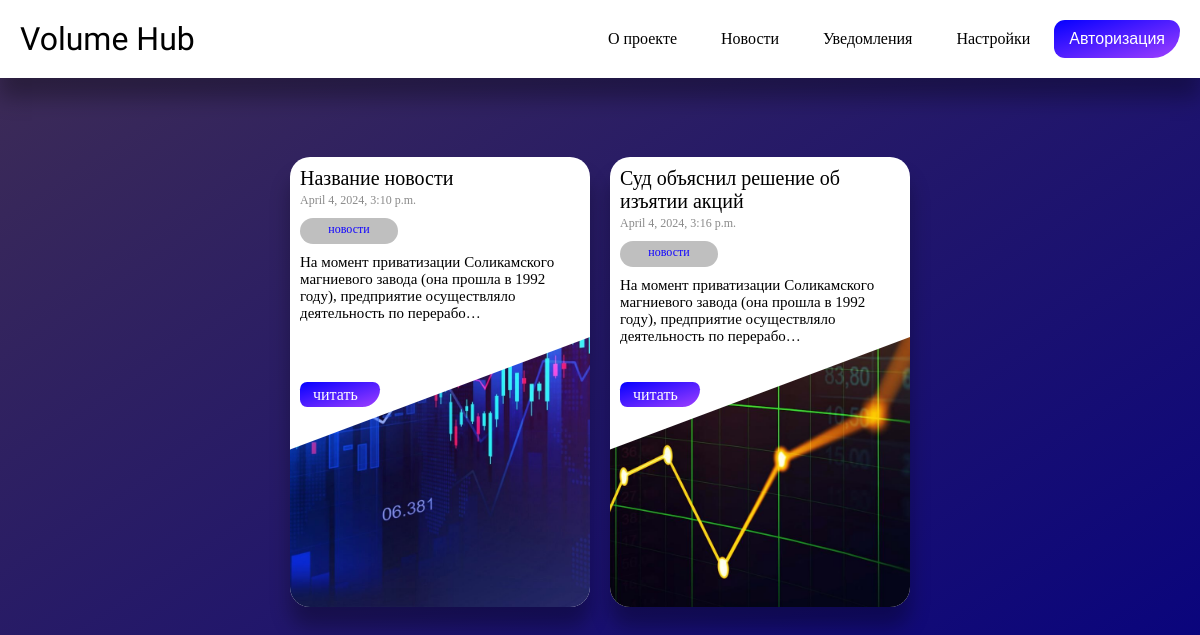
Page /news/ on the committed database.
### account/models.py (models this page shows)
class News(models.Model):
    title = models.CharField(max_length=80)
    photo = models.ImageField(upload_to='static/images', null=True)
    article = models.TextField()
    category = models.TextField()
    time = models.DateTimeField()

### account/views.py (the view)
# urls.py: path('news/', views.news, name='news'),
def news(request):
    if request.method == 'POST':
        return redirect('signin')
    else:
        news = News.objects.all()
        print(news[0].id)
        return render(request, 'news.html', {'news': news})

### account/templates/news.html (shortened to what this page needs)
{% extends 'base.html' %}
{% block content %}
{% load static %}
<link rel="stylesheet" href="{% static 'css/news.css' %}">
<div class="container">
    {% for el in news %}
        <div class="rectangle">
            <div class="content">{{ el.title }}</div>
            <div class="time">{{ el.time }}</div>
            <div class="category">
                <div class="category_text">{{ el.category }}</div>
            </div>
            <div class="news_text">{{ el.article|truncatechars:130 }}</div>
            <div class="button">
                <a href="{% url 'show_news' id=el.pk %}" class="to_news">читать</a>
            </div>
            <div class="diagonal-image" style='background-image: url(/{{el.photo}})'></div>
        </div>
    {% endfor %}
</div>
{% endblock %}

### account/templates/base.html (shortened to what this page needs)
<!DOCTYPE html>
<html lang="en">
<head>
    {% load static %}
    <link rel="stylesheet" href="{% static 'css/styles.css' %}">
</head>
<body>
    <header class="header">
        <a class="site-title">Volume Hub</a>
        <nav>
            <ul class="right-menu">
                <form method="POST">
                    <li><a href="{% url 'home' %}">О проекте</a></li>
                    <li><a href="{% url 'news' %}">Новости</a></li>
                    <li><a href="{% url 'home' %}">Уведомления</a></li>
                    <li><a href="{% url 'settings' %}">Настройки</a></li>
                    <li><button class="lk">Авторизация</button></li>
                </form>
            </ul>
        </nav>
    </header>
    <div class="content">
        {% block content %}
        {% endblock %}
    </div>
</body>
</html>

### static/css/styles.css (style rules this page uses)
body { background: linear-gradient(to bottom right, #3f2d55, #040081); margin: 0; padding: 0; height: 100vh; font-family: 'Noto Serif SC', serif; }
.header { background-color: #ffffff; color: #ababab; padding: 10px; display: flex; justify-content: space-between; align-items: center; box-shadow: 0 20px 20px rgba(0, 0, 0, 0.3); }
nav ul { list-style: none; padding: 0; margin: 0; text-align: center; }
nav ul li { display: inline; }
nav ul li a { color: #000000; text-decoration: none; padding: 10px 20px; font-size: 16px; }
.lk { background: linear-gradient(to bottom right, #0500ff, #9f3fff); color: #ffffff; padding: 10px 15px; border: none; border-radius: 40px; border-bottom-right-radius: 100px; cursor: pointer; font-size: 16px; }
.site-title { margin: 10px; color: #000000; margin-left: 10px; font-size: 32px; font-family: 'Mervale Script', cursive; }
.right-menu { margin-right: 10px; }

### static/css/news.css (style rules this page uses)
.container { display: flex; justify-content: center; flex-wrap: wrap; margin-top: 5%; }
.rectangle { width: 300px; height: 450px; background-color: #ffffff; margin: 10px; border-radius: 20px; position: relative; overflow: hidden; box-shadow: 0 20px 20px rgba(0, 0, 0, 0.3); }
.content { padding-bottom: 3px; padding-left: 10px; padding-right: 10px; padding-top: 10px; font-size: 20px; }
.time { font-size: 12px; color: #8a8a8a; padding-left: 10px; }
.category { display: flex; justify-content: center; align-items: center; margin: 10px; padding: 10px; height: 6px; width: 78px; border-radius: 20px; background: #bfbfbf; }
.category_text { font-size: 12px; color: #1205FF; margin-bottom: 3.3px; }
.news_text { margin: 10px; font-size: 15px; }
.button { position: absolute; bottom: 200px; left: 10px; background: linear-gradient(to bottom right, #0500FF, #9F3FFF); padding: 10px; width: 60px; height: 5px; border-radius: 40px; border-bottom-right-radius: 100px; cursor: pointer; font-size: 16px; }
.to_news { position: absolute; bottom: 3px; left: 13px; text-decoration: none; color: #ffffff; }
.diagonal-image { position: absolute; bottom: 0; left: 0; right: 0; height: 100%; background-size: cover; background-position: center; clip-path: polygon(0 100%, 100% 200%, 100% 40%, 0 65%); }

### rows in the picture
News: title "Название новости", time "April 4, 2024, 3:10 p.m.", category "новости", article "На момент приватизации Соликамского магниевого завода (она прошла в 1992 году), предприятие осуществляло деятельность по перерабо…", photo (picture)
News: title "Суд объяснил решение об изъятии акций", time "April 4, 2024, 3:16 p.m.", category "новости", article "На момент приватизации Соликамского магниевого завода (она прошла в 1992 году), предприятие осуществляло деятельность по перерабо…", photo (picture)
